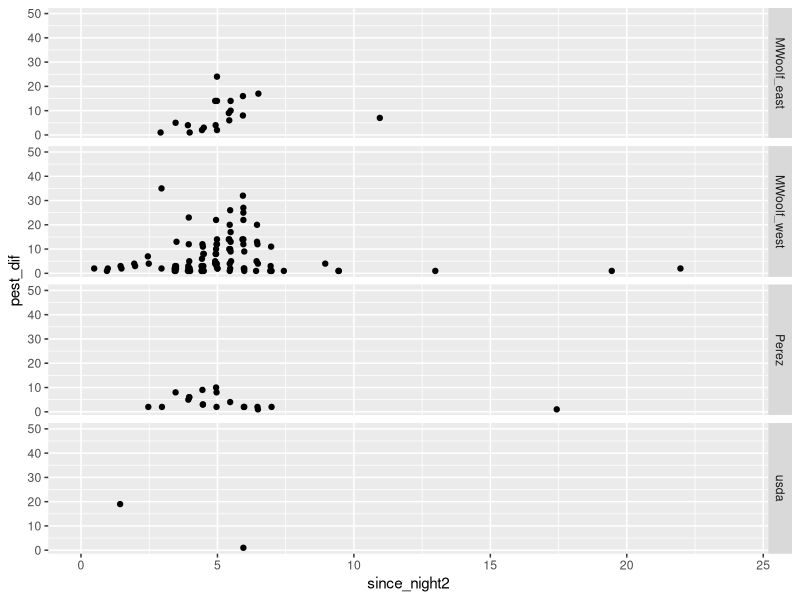
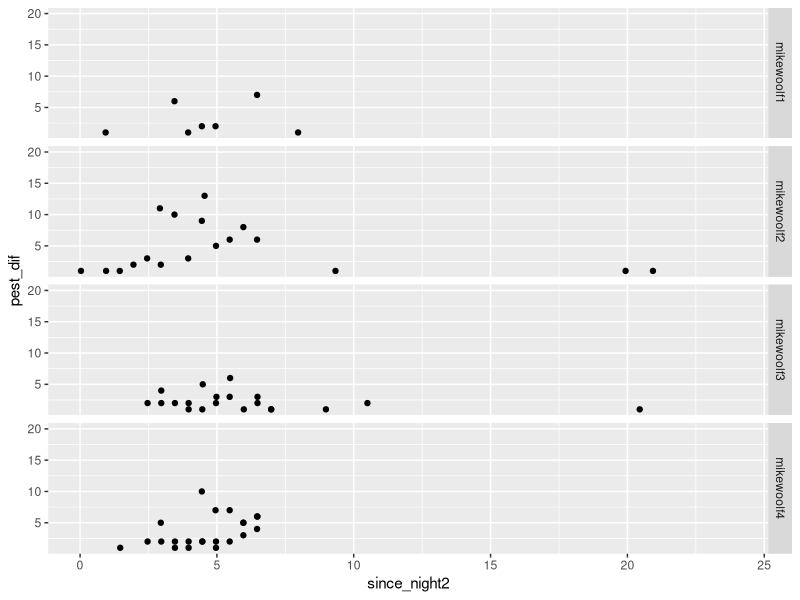

The R script that drew these images, in order:
#===========================================================================#
# script3_time_and_temperature_high_moth_captures.R
# 
# Examine temperatures and times of capture fore sites and nights with high
# moth capture. Note that the gt20 files are are from the "scrubbed data"
#
# This script uses the "greater than 20" file to select traps and days 
# examined. These observations are defined and selected in script 2, and
# essentially means that only trap-day combinations with >20 moths trapped
# are considered. This is merged back onto the total data set to get an
# hourly trace. 
#
# PARTS
# 1. Load previous "gt20" files into global memory (and other input files) (24)
# 2. Merge and plot 2019 data (64)
# 3. Merge and plot 2020 data 
#
#===========================================================================#

library(tidyverse)
library(lubridate)
library(timechange)

#---------------------------------------------------------------------------
# 1. Load previous "gt20" files into global memory (and other input files)
#---------------------------------------------------------------------------#
gt20_y19 <- readr::read_csv("./data/nights_w_counts_gt20_y19.csv")
gt20_y19
# A tibble: 34 x 5
#   site         Year Julian  nObs NowPrDay
#   <chr>       <dbl>  <dbl> <dbl>    <dbl>
# 1 MWoolf_east  2019    187    48       28
# 2 MWoolf_east  2019    189    48       39

gt20_y20 <- readr::read_csv("./data/nights_w_counts_gt20_y20.csv")
  # Created in script 2

### This file identifies instances of high capture by site and night
### using year and julian day. In order to merge with and filter other files, 
### it is necessary to have Julian day in the files to be merged

head(gt20_y19)
head(gt20_y20)

# Load original data files into memory
allsites19 <- read.csv("./allsites_y19_scrubbed.csv") 
allsites20 <- read.csv("./allsites_y20_scrubbed.csv")
alltemps19 <- readr::read_csv("./trapview_temps_degf_y19.csv")
alltemps20 <- readr::read_csv("./trapview_temps_degf_y20.csv")

# Examine and fix discrepancy in site names in 2020 capture and temperature data
unique(allsites20$site)
# [1] "mikewoolf1" "mikewoolf2" "mikewoolf3" "mikewoolf4" "mikewoolf5"
unique(alltemps20$site)
# [1] "MWT1" "MWT2" "MWT3" "MWT4" "MWT5"

alltemps20$site[alltemps20$site == "MWT1"] <- "mikewoolf1"
alltemps20$site[alltemps20$site == "MWT2"] <- "mikewoolf2"
alltemps20$site[alltemps20$site == "MWT3"] <- "mikewoolf3"
alltemps20$site[alltemps20$site == "MWT4"] <- "mikewoolf4"
alltemps20$site[alltemps20$site == "MWT5"] <- "mikewoolf5"

#---------------------------------------------------------------------------
# 2. Merge and 2019 and 2020 data
#---------------------------------------------------------------------------#

# Modify for merge compatibility)
alltemps19 <- alltemps19 %>% 
  dplyr::rename(datetime = Date_time)
alltemps20 <- alltemps20 %>% 
  dplyr::rename(datetime = Date_time)

# Introduce Julian date into original files in order to merge to gt20 subset
allsites19$Julian <- lubridate::yday(allsites19$datetime)
allsites20$Julian <- lubridate::yday(allsites20$datetime)
alltemps19$Julian <- lubridate::yday(alltemps19$datetime)
alltemps20$Julian <- lubridate::yday(alltemps20$datetime)

# Use the gt20 files to narrow records in allsites and alltemps
counts19 <- dplyr::left_join(gt20_y19,allsites19)
  # by = c("site","Julian"), reduces from 38202 to 1534 obs
temps19 <- dplyr::left_join(gt20_y19,alltemps19)
  # by = c("site","Julian"), reduces from 18969 to 816 obs
counts20 <- dplyr::left_join(gt20_y20,allsites20)
  # by = c("site","Julian"), reduces from 31723 to 407 obs
temps20 <- dplyr::left_join(gt20_y20,alltemps20)
  # by = c("site","Julian"), reduces from 1750 to 218 obs

#---------------------------------------------------------------------------
# 3. clean and plot 2019 data
#---------------------------------------------------------------------------#
head(counts19,2) # 1534 obs
# A tibble: 2 x 10
#   site         Year Julian  nObs NowPrDay datetime            pest_nmbr pest_dif reviewed event
#   <chr>       <dbl>  <dbl> <dbl>    <dbl> <chr>                   <int>    <int> <chr>    <chr>
# 1 MWoolf_east  2019    187    48       28 2019-07-06 00:28:00        20        0 Yes      NA   
# 2 MWoolf_east  2019    187    48       28 2019-07-06 00:58:00        20        0 Yes      NA   

# datetime is char, needs to be dttm
counts19$datetime <- as.POSIXct(counts19$datetime)
counts19

head(temps19,2) #407 obs
# A tibble: 2 x 10
#   site         Year Julian  nObs NowPrDay datetime            degf_avg degf_lo degf_hi rh_avg
#   <chr>       <dbl>  <dbl> <dbl>    <dbl> <dttm>                 <dbl>   <dbl>   <dbl>  <dbl>
# 1 MWoolf_east  2019    187    48       28 2019-07-06 00:00:00     70.6    68.9    72.3   53.4
# 2 MWoolf_east  2019    187    48       28 2019-07-06 01:00:00     70.1    68.7    71.4   51.9


realtz  <- "America/Los_Angeles"

### Get time from midnight as a numeric variable 
    # Not doing this because prelminary says it is not worth it

# Set timezone as recorded (R defaults to UTC, but was PDT)
counts19$datetime <- timechange::time_force_tz(counts19$datetime, tz = realtz)
attr(counts19$datetime, "tzone")
# [1] "America/Los_Angeles"

# Get time since zero hour
counts19$mnight <- lubridate::make_datetime(year(counts19$datetime),
                                                       month(counts19$datetime),
                                                       day(counts19$datetime),
                                                       0,0,0,realtz)

counts19$since_night <- difftime(counts19$datetime,counts19$mnight, units = "hours")
# finds time since midnight
counts19$since_night2 <- as.numeric(counts19$since_night)
# makes the time unit numeric

# Examine output data
glimpse(counts19)
select(counts19, c(site,Julian,pest_dif,datetime,since_night2))

# graph data
ggplot(counts19, aes(x = since_night2, y = pest_dif)) +
  geom_point() +
  ylim(1,50) +
  facet_grid(site ~ .)
##### #
# Results
# - Most obs between 3 and 6:30 (drill in to confirm)
# - Can examine individual obs outside this time
# 

# Filter for flyers at unusual hours
x <- counts19 %>% 
  filter(pest_dif > 0) %>% 
  filter(since_night2 < 2.5 | since_night2 > 6.5)

### 26 observations. The most "unusual is 7 moths at 11AM 2019-08-16, MWoolf-east


#---------------------------------------------------------------------------
# 2. clean and plot 2020 data
#---------------------------------------------------------------------------#

# Determine how to combine data sets in tidy format for ggplot
head(counts20,2) 
# A tibble: 2 x 10
#site   Year Julian  nObs NowPrDay datetime           
#<chr> <dbl>  <dbl> <dbl>    <dbl> <dttm>             
#1 mike…  2020    170    49       20 2020-06-18 00:27:00
#2 mike…  2020    170    49       20 2020-06-18 00:57:00
# … with 4 more variables: pest_nmbr <dbl>, pest_dif <dbl>,
#   reviewed <chr>, event <chr>

head(temps20,2) 
# A tibble: 2 x 10
#site   Year Julian  nObs NowPrDay datetime            degf_avg
#<chr> <dbl>  <dbl> <dbl>    <dbl> <dttm>                 <dbl>
#1 mike…  2020    170    49       20 2020-06-18 00:00:00     60.4
#2 mike…  2020    170    49       20 2020-06-18 01:00:00     60.9
# … with 3 more variables: degf_lo <dbl>, degf_hi <dbl>,
#   rh_avg <dbl>

### Get Date and Minutes from sunset


counts20
# datetime is char, needs to be dttm
counts20$datetime <- as.POSIXct(counts20$datetime)
counts20

# Set timezone as recorded (R defaults to UTC, but was PDT)
counts20$datetime <- timechange::time_force_tz(counts20$datetime, tz = realtz)
attr(counts20$datetime, "tzone")
# [1] "America/Los_Angeles"

# Get time since zero hour (midnight)
counts20$mnight <- lubridate::make_datetime(year(counts20$datetime),
                                                 month(counts20$datetime),
                                                 day(counts20$datetime),
                                                 0,0,0,realtz)

counts20$since_night <- difftime(counts20$datetime,counts20$mnight, units = "hours")
# finds time since midnight
counts20$since_night2 <- as.numeric(counts20$since_night)
# makes the time unit numeric

# Examine output data
glimpse(counts20)
select(counts20, c(site,Julian,pest_dif,datetime,since_night2))

# graph data
ggplot(counts20, aes(x = since_night2, y = pest_dif)) +
  geom_point() +
  ylim(1,20) +
  facet_grid(site ~ .)

### Overall patterns similar to 2019
x2 <- counts20 %>% 
  filter(pest_dif > 0) %>% 
  filter(since_night2 < 2.5 | since_night2 > 6.5)
